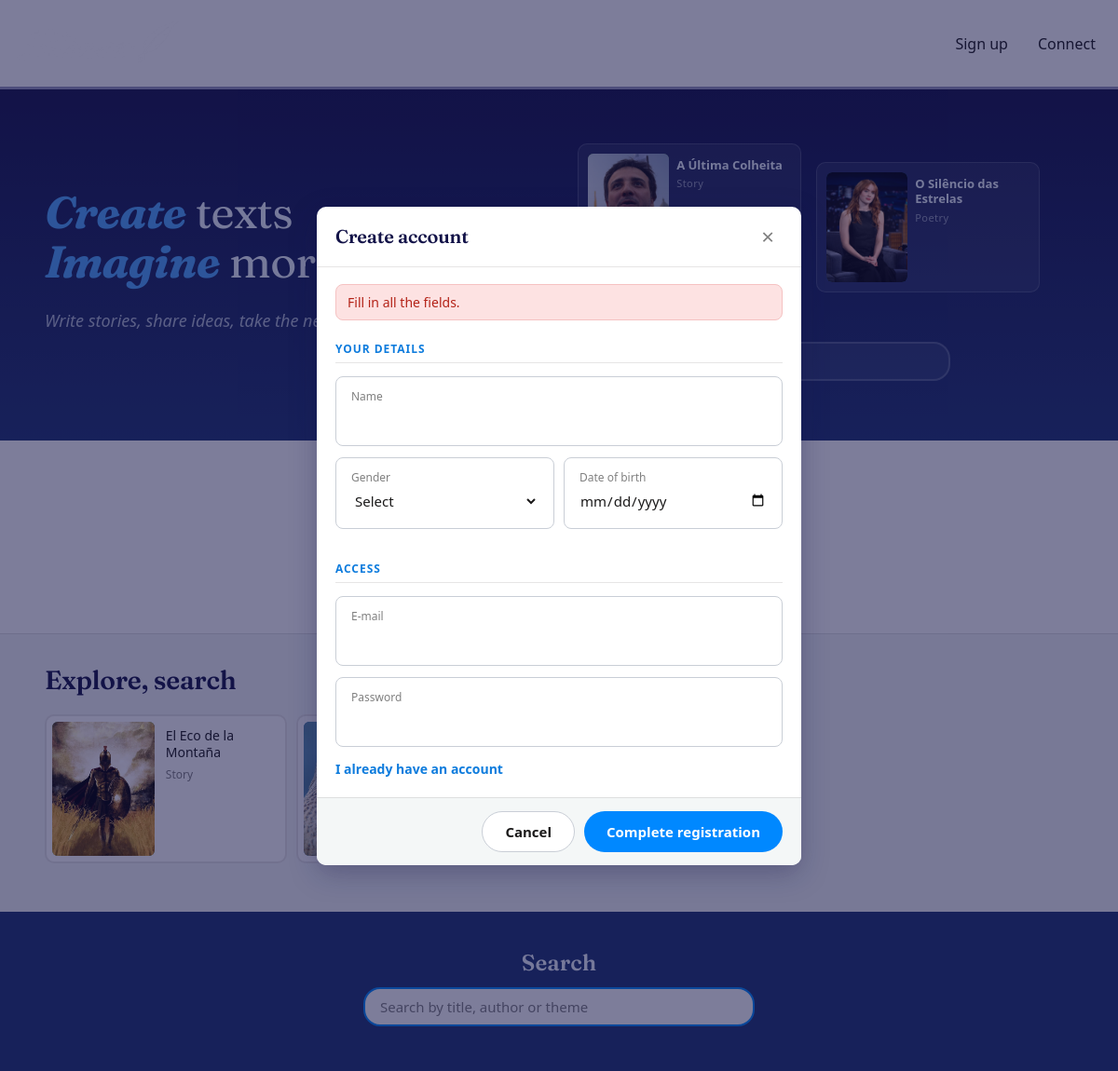
Page /frontend/landing.php?erro=campo_vazio&modal=register on the committed database.
### tables this page shows
CREATE TABLE texts (
    id INT AUTO_INCREMENT PRIMARY KEY,
    author_id INT NOT NULL,
    title VARCHAR(255) NOT NULL,
    body TEXT NOT NULL,
    created_at DATETIME DEFAULT CURRENT_TIMESTAMP,
    read_count INT DEFAULT 0,
	description VARCHAR(255) NOT NULL,
	category ENUM('book', 'poetry', 'story') NOT NULL,
    cover_image VARCHAR(255) DEFAULT NULL,
    visibility ENUM('public', 'private') NOT NULL DEFAULT 'public',
    language ENUM('enus', 'ptbr', 'es'),
    favorites INT DEFAULT 0,

    FOREIGN KEY (author_id) REFERENCES users(id) ON UPDATE CASCADE ON DELETE CASCADE
);

### frontend/lang/config.php (called while the page is built, shortened)
<?php
$default = 'enus';
$htmlLangs = ['enus' => 'en-US', 'es' => 'es', 'ptbr' => 'pt-BR'];

### frontend/lang/load.php (called while the page is built, shortened)
<?php
require __DIR__ . '/config.php';
$lang = $_SESSION['lang'] ?? $default;
if (!function_exists('translator')) {
    function translator($key)
    {
        global $strings, $stringsBase;
        if (isset($strings[$key])) {
            return htmlspecialchars($strings[$key], ENT_QUOTES, 'UTF-8');
        }
        return $key;
    }
}
$htmlLang = $htmlLangs[$lang] ?? 'en';

### backend/landing.php (called while the page is built)
<?php
require_once __DIR__ . '/config/database.php';
$stmt = $pdo->prepare(
    "SELECT id, title, category, cover_image
     FROM texts
     WHERE visibility = 'public'
       AND cover_image IS NOT NULL
       AND cover_image <> ''
     ORDER BY read_count DESC
     LIMIT 2"
);
$stmt->execute();
$highlights = $stmt->fetchAll(PDO::FETCH_ASSOC);
$highlight_ids = array_column($highlights, 'id');
$sql = "SELECT id, title, category, cover_image
        FROM texts
        WHERE visibility = 'public'
          AND cover_image IS NOT NULL
          AND cover_image <> ''";
if ($highlight_ids) {
    $sql .= ' AND id NOT IN (' . implode(',', array_fill(0, count($highlight_ids), '?')) . ')';
}
$sql .= ' ORDER BY created_at DESC, id DESC LIMIT 3';
$stmt = $pdo->prepare($sql);
$stmt->execute($highlight_ids);
$explore = $stmt->fetchAll(PDO::FETCH_ASSOC);

### frontend/landing.php (the view, shortened to what this page needs)
<?php
require_once __DIR__ . '/lang/load.php';
require_once __DIR__ . '/../backend/landing.php';
?>
<!DOCTYPE html>
<html lang="<?= $htmlLang ?>">
<head>
    <link rel="stylesheet" href="css/header.css">
   <link rel="stylesheet" href="css/landing.css">
   <link rel="stylesheet" href="css/modal.css">
</head>
<body>
<?php include 'headerland.php'; ?>
<main>
<div class="up">
    <div class="hero">
      <h1><span><?= translator('landing_hero_line1_accent') ?></span> <?= translator('landing_hero_line1_rest') ?></h1>
      <h1><span><?= translator('landing_hero_line2_accent') ?></span> <?= translator('landing_hero_line2_rest') ?></h1>
      <h2><?= translator('landing_hero_subtitle') ?></h2>
    </div>
    <div class="demos">
        <div class="cards">
            <?php foreach ($highlights as $i => $text): ?>
                <div class="minicard" style="margin-top:<?= $i === 0 ? '-2px' : '18px' ?>;">
                    <div class="pic">
                        <?php if ($text['cover_image']): ?>
                            <img src="img/uploads/<?= htmlspecialchars($text['cover_image']) ?>" alt="">
                        <?php endif; ?>
                    </div>
                    <div class="inf">
                        <a href="read.php?id=<?= (int) $text['id'] ?>"><?= htmlspecialchars($text['title']) ?></a>
                        <h2><?= htmlspecialchars($text['category']) ?></h2>
                    </div>
                </div>
            <?php endforeach; ?>
        </div>
        <div class="testinput">
            <label for="test" data-focus-label="<?= translator('landing_demo_label_focus') ?>"><?= translator('landing_demo_label') ?></label>
        </div>
  </div>
</div>
  <div class="bts">
  <button type="button" data-abrir="modalRegister"><?= translator('landing_cta_register') ?></button>
  <a href="login.php" data-abrir="modalLogin"><?= translator('landing_cta_login') ?></a>
</div>
<div class="explore">
<h1><?= translator('landing_explore_title') ?></h1>
  <div class="carousel">
      <?php foreach ($explore as $text): ?>
          <div class="post">
              <div class="img">
                  <?php if ($text['cover_image']): ?>
                      <img src="img/uploads/<?= htmlspecialchars($text['cover_image']) ?>" alt="">
                  <?php endif; ?>
              </div>
              <div class="info">
                  <a href="read.php?id=<?= (int) $text['id'] ?>"><?= htmlspecialchars($text['title']) ?></a>
                  <h2><?= htmlspecialchars($text['category']) ?></h2>
              </div>
          </div>
      <?php endforeach; ?>
</div>
</div>
<div class="procurar">
    <label for="search"><?= translator('landing_search_label') ?></label>
    <input type="text" id="search" name="search" placeholder="<?= translator('landing_search_placeholder') ?>">
</div>
</main>
<?php
include __DIR__ . '/partials/modal-register.php';
?>
</body>
</html>

### frontend/css/header.css (style rules this page uses)
body { margin: 0; }
main { padding-top: 72px; padding-bottom: 0; padding-right: 0; }
@media (min-width: 800px) { main { box-sizing: border-box; width: 100%; padding-top: 96px; } }

### frontend/css/modal.css (style rules this page uses)
:root { --navy-900: #131348; --navy-700: #1E3372; --blue-500: #0088FF; --blue-600: #0E7CDD; --white: #FFFFFF; --paper: #F4F7F7; --ink: #1B1A1A; --muted: #808080; --line: rgba(164, 163, 163, 0.28); --line-strong: #C9CED6; --erro-bg: #FDE2E2; --erro-border: #F5C2C2; --erro-text: #B42318; --radius-card: 10px; --radius-field: 8px; --font-display: "Fraunces", "Iowan Old Style", "Palatino Linotype", Georgia, serif; --font-sans: system-ui, -apple-system, "Segoe UI", Arial, Helvetica, sans-serif; }

### rows in the picture
texts: title "A Última Colheita", category "Story"
texts: cover_image (picture), title "O Silêncio das Estrelas", category "Poetry"
texts: cover_image (picture), title "El Eco de la Montaña", category "Story"

### other values in the picture
translator('landing_hero_line1_accent') "Create"
translator('landing_hero_line1_rest') "texts"
translator('landing_hero_line2_accent') "Imagine"
translator('landing_hero_line2_rest') "more"
translator('landing_hero_subtitle') "Write stories, share ideas, take the next step"
translator('landing_explore_title') "Explore, search"
translator('landing_search_label') "Search"
translator('auth_register_title') "Create account"
$erroRegister "Fill in all the fields."
translator('auth_register_section_details') "YOUR DETAILS"
translator('auth_field_name') "Name"
translator('auth_field_gender') "Gender"
translator('auth_field_birthdate') "Date of birth"
translator('auth_register_section_access') "ACCESS"
translator('auth_field_email') "E-mail"
